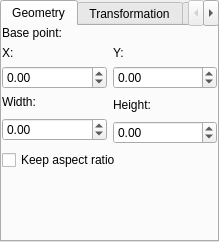
<ui version="4.0" >
 <class>DefaultToolWidget</class>
 <widget class="QTabWidget" name="DefaultToolWidget" >
  <property name="geometry" >
   <rect>
    <x>0</x>
    <y>0</y>
    <width>219</width>
    <height>242</height>
   </rect>
  </property>
  <property name="currentIndex" >
   <number>0</number>
  </property>
  <widget class="QWidget" name="geometryTab" >
   <attribute name="title" >
    <string>Geometry</string>
   </attribute>
   <layout class="QGridLayout" >
    <property name="leftMargin" >
     <number>0</number>
    </property>
    <property name="topMargin" >
     <number>0</number>
    </property>
    <property name="rightMargin" >
     <number>0</number>
    </property>
    <property name="bottomMargin" >
     <number>0</number>
    </property>
    <item row="0" column="0" >
     <widget class="QLabel" name="label" >
      <property name="text" >
       <string>Base point:</string>
      </property>
     </widget>
    </item>
    <item row="0" column="1" >
     <widget class="KoPositionSelector" native="1" name="positionSelector" />
    </item>
    <item row="1" column="0" >
     <widget class="QLabel" name="positionXLabel" >
      <property name="sizePolicy" >
       <sizepolicy vsizetype="Preferred" hsizetype="MinimumExpanding" >
        <horstretch>0</horstretch>
        <verstretch>0</verstretch>
       </sizepolicy>
      </property>
      <property name="text" >
       <string>X:</string>
      </property>
      <property name="buddy" >
       <cstring>positionXSpinBox</cstring>
      </property>
     </widget>
    </item>
    <item row="1" column="1" >
     <widget class="QLabel" name="positionYLabel" >
      <property name="sizePolicy" >
       <sizepolicy vsizetype="Preferred" hsizetype="MinimumExpanding" >
        <horstretch>0</horstretch>
        <verstretch>0</verstretch>
       </sizepolicy>
      </property>
      <property name="text" >
       <string>Y:</string>
      </property>
      <property name="buddy" >
       <cstring>positionYSpinBox</cstring>
      </property>
     </widget>
    </item>
    <item row="2" column="0" >
     <widget class="KoUnitDoubleSpinBox" name="positionXSpinBox" >
      <property name="minimum" >
       <double>-10000.000000000000000</double>
      </property>
      <property name="maximum" >
       <double>10000.000000000000000</double>
      </property>
     </widget>
    </item>
    <item row="2" column="1" >
     <widget class="KoUnitDoubleSpinBox" name="positionYSpinBox" >
      <property name="minimum" >
       <double>-10000.000000000000000</double>
      </property>
      <property name="maximum" >
       <double>10000.000000000000000</double>
      </property>
     </widget>
    </item>
    <item row="3" column="0" >
     <widget class="QLabel" name="widthLabel" >
      <property name="text" >
       <string>Width:</string>
      </property>
      <property name="buddy" >
       <cstring>widthSpinBox</cstring>
      </property>
     </widget>
    </item>
    <item rowspan="2" row="3" column="1" >
     <widget class="QLabel" name="heightLabel" >
      <property name="text" >
       <string>Height:</string>
      </property>
      <property name="buddy" >
       <cstring>heightSpinBox</cstring>
      </property>
     </widget>
    </item>
    <item rowspan="2" row="4" column="0" >
     <widget class="KoUnitDoubleSpinBox" name="widthSpinBox" >
      <property name="minimum" >
       <double>-10000.000000000000000</double>
      </property>
      <property name="maximum" >
       <double>10000.000000000000000</double>
      </property>
     </widget>
    </item>
    <item row="5" column="1" >
     <widget class="KoUnitDoubleSpinBox" name="heightSpinBox" >
      <property name="minimum" >
       <double>-10000.000000000000000</double>
      </property>
      <property name="maximum" >
       <double>10000.000000000000000</double>
      </property>
     </widget>
    </item>
    <item row="6" column="0" colspan="2" >
     <widget class="QCheckBox" name="aspectButton" >
      <property name="text" >
       <string>Keep aspect ratio</string>
      </property>
     </widget>
    </item>
    <item row="7" column="0" colspan="2" >
     <spacer>
      <property name="orientation" >
       <enum>Qt::Vertical</enum>
      </property>
      <property name="sizeHint" >
       <size>
        <width>86</width>
        <height>0</height>
       </size>
      </property>
     </spacer>
    </item>
   </layout>
  </widget>
  <widget class="QWidget" name="transformationTab" >
   <attribute name="title" >
    <string>Transformation</string>
   </attribute>
   <layout class="QGridLayout" >
    <property name="leftMargin" >
     <number>0</number>
    </property>
    <property name="topMargin" >
     <number>0</number>
    </property>
    <property name="rightMargin" >
     <number>0</number>
    </property>
    <property name="bottomMargin" >
     <number>0</number>
    </property>
    <item row="0" column="0" >
     <widget class="QDoubleSpinBox" name="rotateSpinBox" >
      <property name="sizePolicy" >
       <sizepolicy vsizetype="Fixed" hsizetype="Minimum" >
        <horstretch>2</horstretch>
        <verstretch>0</verstretch>
       </sizepolicy>
      </property>
      <property name="alignment" >
       <set>Qt::AlignRight|Qt::AlignTrailing|Qt::AlignVCenter</set>
      </property>
      <property name="suffix" >
       <string>°</string>
      </property>
      <property name="minimum" >
       <double>-360.000000000000000</double>
      </property>
      <property name="maximum" >
       <double>360.000000000000000</double>
      </property>
     </widget>
    </item>
    <item row="0" column="1" >
     <widget class="QPushButton" name="rotateButton" >
      <property name="text" >
       <string>Rotate</string>
      </property>
     </widget>
    </item>
    <item row="1" column="0" >
     <widget class="KoUnitDoubleSpinBox" name="shearXSpinBox" >
      <property name="sizePolicy" >
       <sizepolicy vsizetype="Fixed" hsizetype="Minimum" >
        <horstretch>2</horstretch>
        <verstretch>0</verstretch>
       </sizepolicy>
      </property>
      <property name="minimum" >
       <double>-100.000000000000000</double>
      </property>
      <property name="maximum" >
       <double>100.000000000000000</double>
      </property>
      <property name="singleStep" >
       <double>0.100000000000000</double>
      </property>
     </widget>
    </item>
    <item row="1" column="1" >
     <widget class="QPushButton" name="shearXButton" >
      <property name="text" >
       <string>Shear X</string>
      </property>
     </widget>
    </item>
    <item row="2" column="0" >
     <widget class="KoUnitDoubleSpinBox" name="shearYSpinBox" >
      <property name="sizePolicy" >
       <sizepolicy vsizetype="Fixed" hsizetype="Minimum" >
        <horstretch>2</horstretch>
        <verstretch>0</verstretch>
       </sizepolicy>
      </property>
      <property name="minimum" >
       <double>-100.000000000000000</double>
      </property>
      <property name="maximum" >
       <double>100.000000000000000</double>
      </property>
      <property name="singleStep" >
       <double>0.100000000000000</double>
      </property>
     </widget>
    </item>
    <item row="2" column="1" >
     <widget class="QPushButton" name="shearYButton" >
      <property name="text" >
       <string>Shear Y</string>
      </property>
     </widget>
    </item>
    <item row="3" column="0" >
     <widget class="QDoubleSpinBox" name="scaleXSpinBox" >
      <property name="sizePolicy" >
       <sizepolicy vsizetype="Fixed" hsizetype="Minimum" >
        <horstretch>2</horstretch>
        <verstretch>0</verstretch>
       </sizepolicy>
      </property>
      <property name="alignment" >
       <set>Qt::AlignRight|Qt::AlignTrailing|Qt::AlignVCenter</set>
      </property>
      <property name="suffix" >
       <string>%</string>
      </property>
      <property name="minimum" >
       <double>-1000.000000000000000</double>
      </property>
      <property name="maximum" >
       <double>1000.000000000000000</double>
      </property>
      <property name="value" >
       <double>100.000000000000000</double>
      </property>
     </widget>
    </item>
    <item row="3" column="1" >
     <widget class="QPushButton" name="scaleXButton" >
      <property name="text" >
       <string>Scale X</string>
      </property>
     </widget>
    </item>
    <item row="4" column="0" >
     <widget class="QDoubleSpinBox" name="scaleYSpinBox" >
      <property name="sizePolicy" >
       <sizepolicy vsizetype="Fixed" hsizetype="Minimum" >
        <horstretch>2</horstretch>
        <verstretch>0</verstretch>
       </sizepolicy>
      </property>
      <property name="alignment" >
       <set>Qt::AlignRight|Qt::AlignTrailing|Qt::AlignVCenter</set>
      </property>
      <property name="suffix" >
       <string>%</string>
      </property>
      <property name="minimum" >
       <double>-1000.000000000000000</double>
      </property>
      <property name="maximum" >
       <double>1000.000000000000000</double>
      </property>
      <property name="value" >
       <double>100.000000000000000</double>
      </property>
     </widget>
    </item>
    <item row="4" column="1" >
     <widget class="QPushButton" name="scaleYButton" >
      <property name="text" >
       <string>Scale Y</string>
      </property>
     </widget>
    </item>
    <item row="5" column="0" colspan="2" >
     <widget class="QCheckBox" name="scaleAspectCheckBox" >
      <property name="text" >
       <string>Keep aspect ratio</string>
      </property>
     </widget>
    </item>
    <item row="6" column="0" colspan="2" >
     <widget class="QPushButton" name="resetButton" >
      <property name="text" >
       <string>Reset Transformations</string>
      </property>
     </widget>
    </item>
    <item row="7" column="0" colspan="2" >
     <spacer>
      <property name="orientation" >
       <enum>Qt::Vertical</enum>
      </property>
      <property name="sizeHint" >
       <size>
        <width>191</width>
        <height>16</height>
       </size>
      </property>
     </spacer>
    </item>
   </layout>
  </widget>
  <widget class="QWidget" name="advancedTab" >
   <attribute name="title" >
    <string>Advanced</string>
   </attribute>
   <layout class="QVBoxLayout" >
    <property name="leftMargin" >
     <number>0</number>
    </property>
    <property name="topMargin" >
     <number>0</number>
    </property>
    <property name="rightMargin" >
     <number>0</number>
    </property>
    <property name="bottomMargin" >
     <number>0</number>
    </property>
    <item>
     <widget class="QGroupBox" name="orderGroupBox" >
      <property name="title" >
       <string>Order</string>
      </property>
      <property name="flat" >
       <bool>true</bool>
      </property>
      <layout class="QHBoxLayout" >
       <property name="leftMargin" >
        <number>0</number>
       </property>
       <property name="topMargin" >
        <number>0</number>
       </property>
       <property name="rightMargin" >
        <number>0</number>
       </property>
       <property name="bottomMargin" >
        <number>0</number>
       </property>
       <item>
        <spacer>
         <property name="orientation" >
          <enum>Qt::Horizontal</enum>
         </property>
         <property name="sizeHint" >
          <size>
           <width>0</width>
           <height>20</height>
          </size>
         </property>
        </spacer>
       </item>
       <item>
        <widget class="QToolButton" name="bringToFront" >
         <property name="text" >
          <string/>
         </property>
        </widget>
       </item>
       <item>
        <widget class="QToolButton" name="raiseLevel" >
         <property name="text" >
          <string/>
         </property>
        </widget>
       </item>
       <item>
        <widget class="QToolButton" name="lowerLevel" >
         <property name="text" >
          <string/>
         </property>
        </widget>
       </item>
       <item>
        <widget class="QToolButton" name="sendBack" >
         <property name="text" >
          <string/>
         </property>
        </widget>
       </item>
      </layout>
     </widget>
    </item>
    <item>
     <widget class="QGroupBox" name="alignmentGroup" >
      <property name="title" >
       <string>Alignment</string>
      </property>
      <property name="alignment" >
       <set>Qt::AlignHCenter</set>
      </property>
      <property name="flat" >
       <bool>true</bool>
      </property>
      <layout class="QGridLayout" >
       <property name="leftMargin" >
        <number>0</number>
       </property>
       <property name="topMargin" >
        <number>0</number>
       </property>
       <property name="rightMargin" >
        <number>0</number>
       </property>
       <property name="bottomMargin" >
        <number>0</number>
       </property>
       <item row="0" column="0" >
        <widget class="QLabel" name="horizontalLabel" >
         <property name="text" >
          <string>Horizontal:</string>
         </property>
        </widget>
       </item>
       <item row="0" column="1" >
        <widget class="QToolButton" name="leftAlign" >
         <property name="text" >
          <string/>
         </property>
        </widget>
       </item>
       <item row="0" column="2" >
        <widget class="QToolButton" name="hCenterAlign" >
         <property name="text" >
          <string/>
         </property>
        </widget>
       </item>
       <item row="0" column="3" >
        <widget class="QToolButton" name="rightAlign" >
         <property name="text" >
          <string/>
         </property>
        </widget>
       </item>
       <item row="1" column="0" >
        <widget class="QLabel" name="verticalLabel" >
         <property name="text" >
          <string>Vertical:</string>
         </property>
        </widget>
       </item>
       <item row="1" column="1" >
        <widget class="QToolButton" name="topAlign" >
         <property name="text" >
          <string/>
         </property>
        </widget>
       </item>
       <item row="1" column="2" >
        <widget class="QToolButton" name="vCenterAlign" >
         <property name="text" >
          <string/>
         </property>
        </widget>
       </item>
       <item row="1" column="3" >
        <widget class="QToolButton" name="bottomAlign" >
         <property name="text" >
          <string/>
         </property>
        </widget>
       </item>
      </layout>
     </widget>
    </item>
    <item>
     <widget class="QGroupBox" name="groupGroupBox" >
      <property name="title" >
       <string>Group</string>
      </property>
      <property name="flat" >
       <bool>true</bool>
      </property>
      <layout class="QHBoxLayout" >
       <property name="leftMargin" >
        <number>0</number>
       </property>
       <property name="topMargin" >
        <number>0</number>
       </property>
       <property name="rightMargin" >
        <number>0</number>
       </property>
       <property name="bottomMargin" >
        <number>0</number>
       </property>
       <item>
        <spacer>
         <property name="orientation" >
          <enum>Qt::Horizontal</enum>
         </property>
         <property name="sizeHint" >
          <size>
           <width>0</width>
           <height>20</height>
          </size>
         </property>
        </spacer>
       </item>
       <item>
        <widget class="QToolButton" name="group" >
         <property name="text" >
          <string/>
         </property>
        </widget>
       </item>
       <item>
        <widget class="QToolButton" name="ungroup" >
         <property name="text" >
          <string/>
         </property>
        </widget>
       </item>
      </layout>
     </widget>
    </item>
    <item>
     <spacer>
      <property name="orientation" >
       <enum>Qt::Vertical</enum>
      </property>
      <property name="sizeHint" >
       <size>
        <width>201</width>
        <height>16</height>
       </size>
      </property>
     </spacer>
    </item>
   </layout>
  </widget>
 </widget>
 <customwidgets>
  <customwidget>
   <class>KoPositionSelector</class>
   <extends>QWidget</extends>
   <header>KoPositionSelector.h</header>
   <container>1</container>
  </customwidget>
  <customwidget>
   <class>KoUnitDoubleSpinBox</class>
   <extends>QDoubleSpinBox</extends>
   <header>KoUnitDoubleSpinBox.h</header>
  </customwidget>
 </customwidgets>
 <tabstops>
  <tabstop>positionXSpinBox</tabstop>
  <tabstop>positionYSpinBox</tabstop>
  <tabstop>widthSpinBox</tabstop>
  <tabstop>heightSpinBox</tabstop>
  <tabstop>aspectButton</tabstop>
  <tabstop>bringToFront</tabstop>
  <tabstop>raiseLevel</tabstop>
  <tabstop>lowerLevel</tabstop>
  <tabstop>sendBack</tabstop>
  <tabstop>leftAlign</tabstop>
  <tabstop>hCenterAlign</tabstop>
  <tabstop>rightAlign</tabstop>
  <tabstop>topAlign</tabstop>
  <tabstop>vCenterAlign</tabstop>
  <tabstop>bottomAlign</tabstop>
  <tabstop>group</tabstop>
  <tabstop>ungroup</tabstop>
 </tabstops>
 <resources/>
 <connections/>
</ui>
